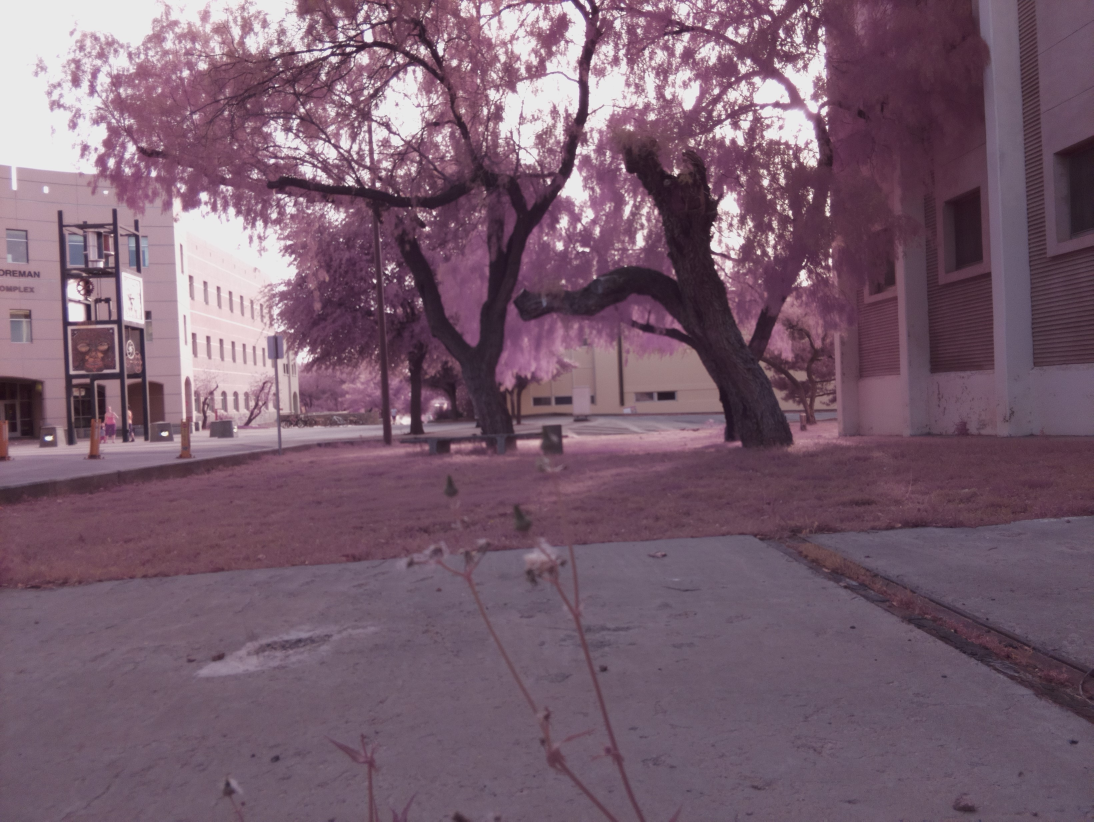
#> input picture planthealth/tests/Images/Old/t2.jpg, 3280 x 2464 px, given in place of t2_noblue.jpg, which was not available (shown at 1/3 size)
$ jupyter execute --allow-errors ColorMapTest.ipynb   (shell and % lines are left out)   (text cells are left out)
#> lines starting #> are read from the running program, lines starting #| are printed output that depends on the picture; pictures that were not available may be replaced by others from this repository, and a replacement may not be noted
[cell 1]
import sys
sys.path.append('../..')

import cv2
from PIL import Image
import numpy as np
import matplotlib.pyplot as plt
#> (the rest of this cell did not finish here and is left out)

[cell 2]
#open NIR image
disp_size = (15,11.25)
im_nir = Image.open('../Images/t2_noblue.jpg')
#> im_nir is the input picture: PIL image 3280x2464 RGB; mean R, G, B 119.5, 94, 110.2
im_nir = np.array(im_nir)   #height x width x 3 numpy array
#blue band has the NIR
nir, _, red_nir = im_nir.T # Temporarily unpack the bands for readability
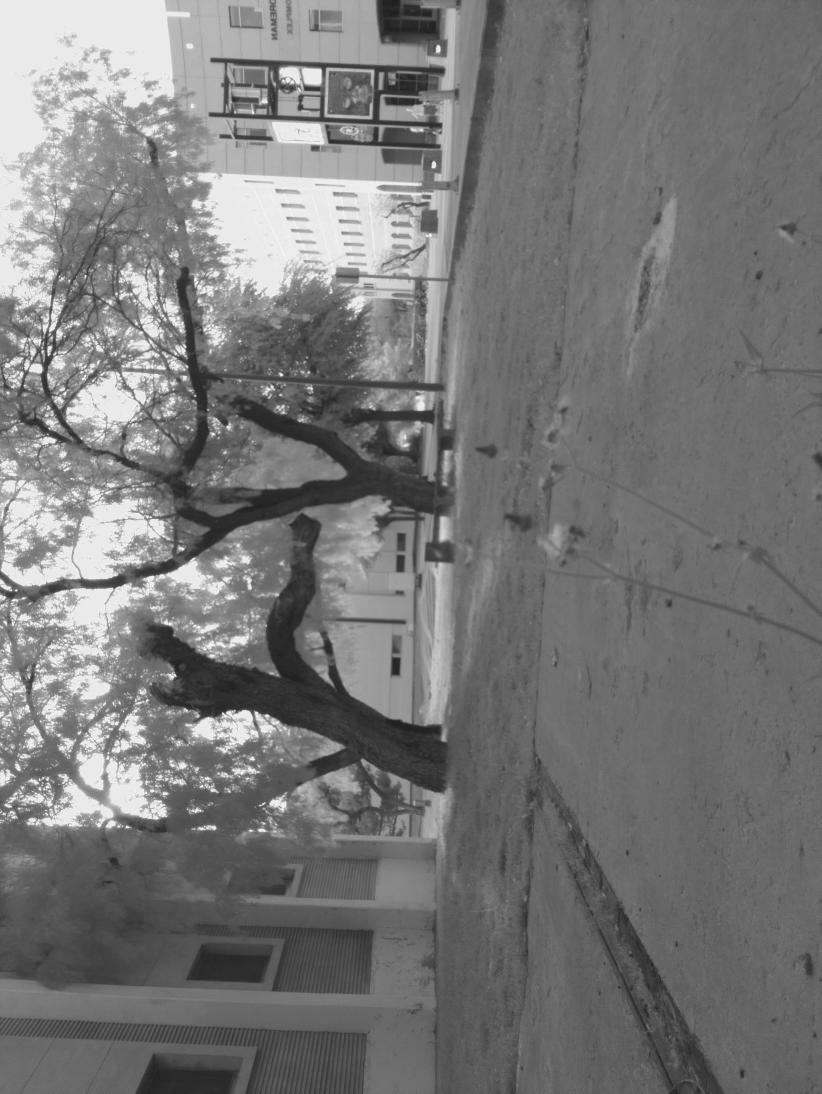
#> nir: shape (3280, 2464) (shown at 1/3 size); min 26, max 255, mean 119.5
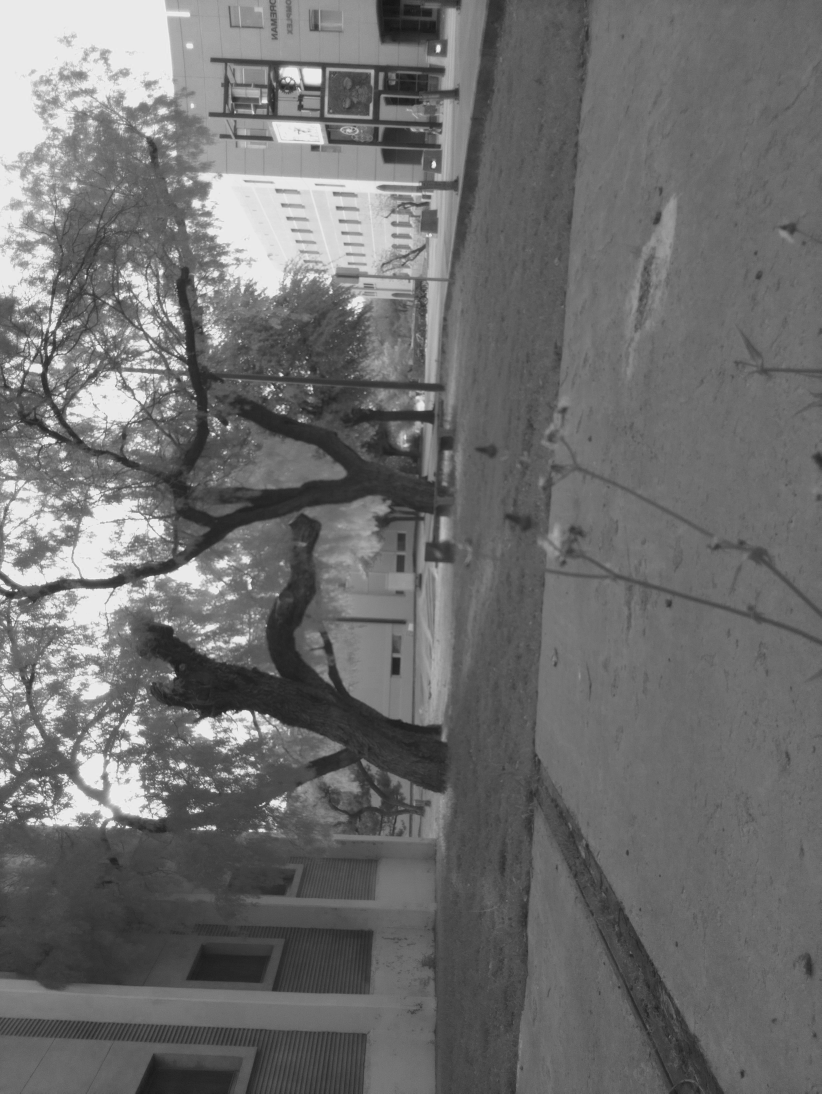
#> red_nir: shape (3280, 2464) (shown at 1/3 size); min 17, max 253, mean 110.2

#print("Image has resolution", len(blue), "x", len(blue.T))

#open RED image
im = Image.open('../Images/t1.jpg')
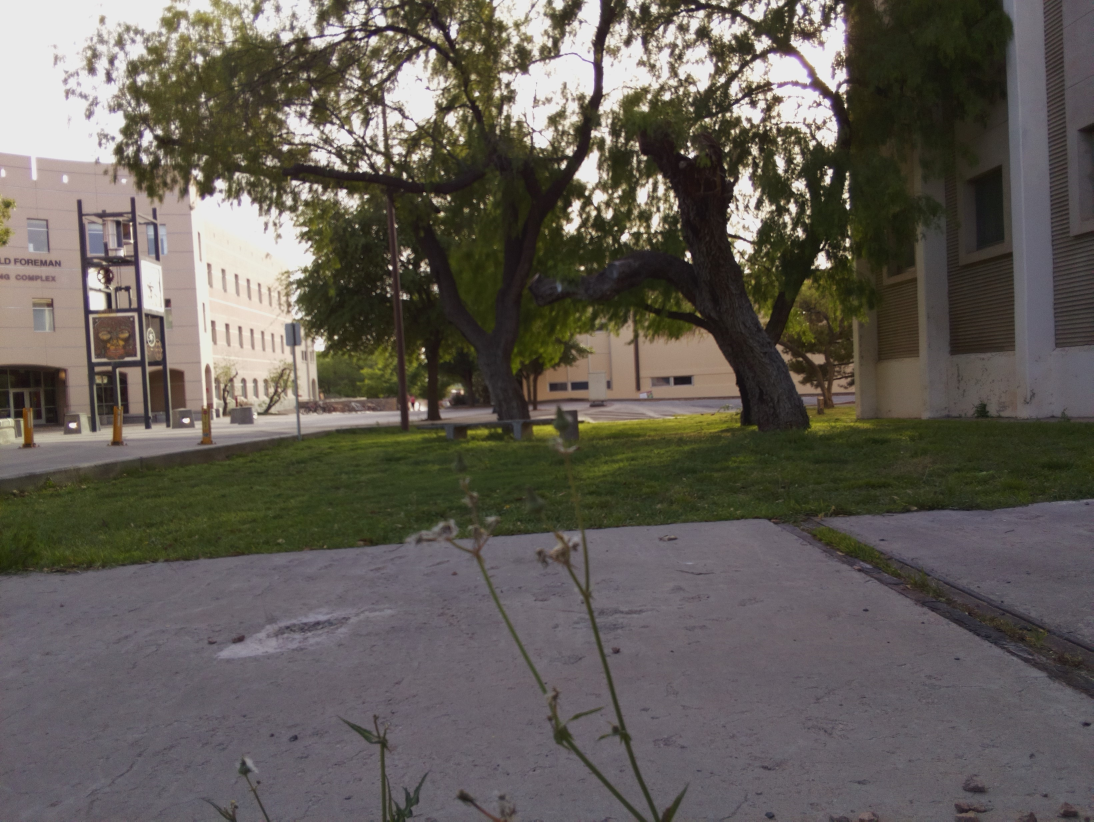
#> input picture planthealth/tests/Images/Old/t1.jpg, 3280 x 2464 px, found by its file name (shown at 1/3 size)
#> im is the input picture: PIL image 3280x2464 RGB; mean R, G, B 98.8, 93.6, 86.7
im = np.array(im)   #height x width x 3 numpy array
_, _, red = im.T # Temporarily unpack the bands for readability
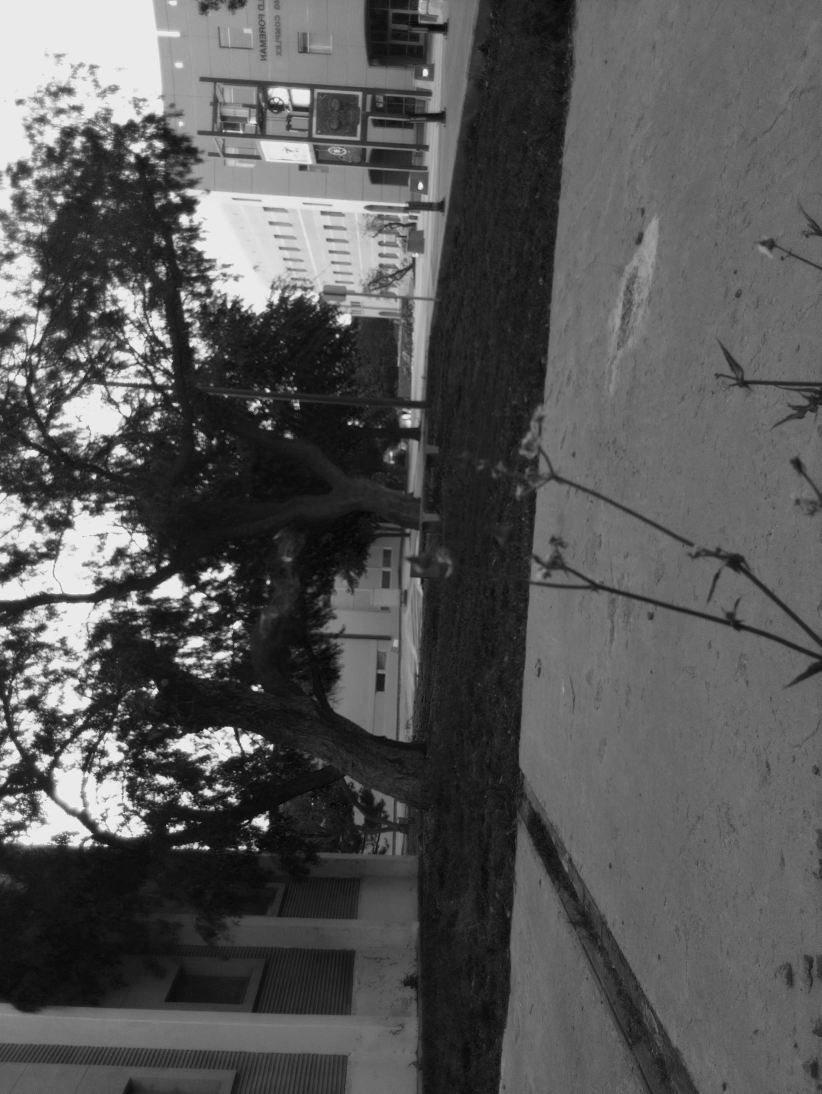
#> red: shape (3280, 2464) (shown at 1/3 size); min 0, max 255, mean 86.7
